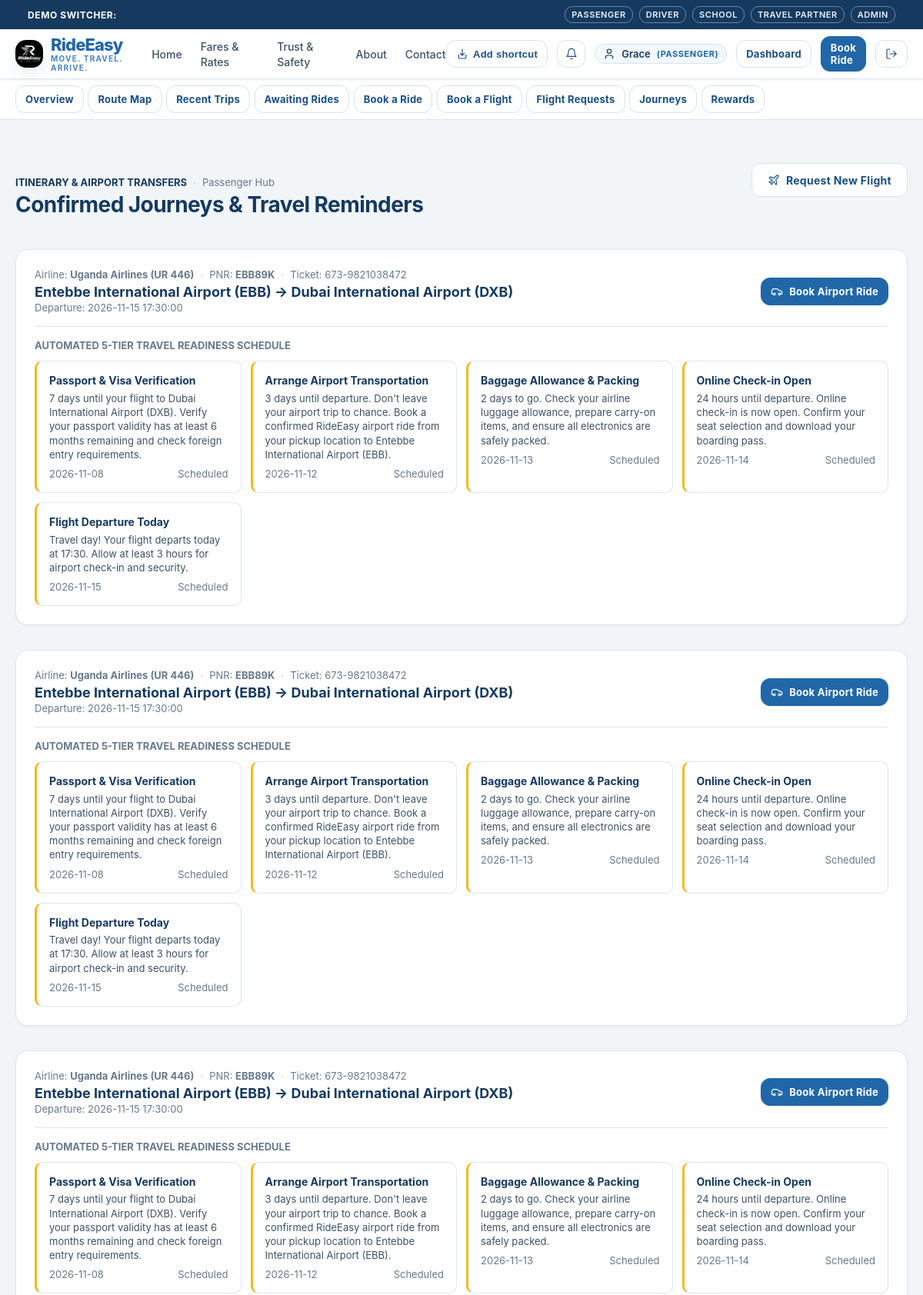
Screenshot of /passenger/journeys (signed in, upper part) with the database file from the repository.
### tables this page shows
CREATE TABLE users (
    id TEXT PRIMARY KEY,
    email TEXT UNIQUE NOT NULL,
    password_hash TEXT NOT NULL,
    role TEXT NOT NULL CHECK(role IN ('PASSENGER', 'DRIVER', 'SCHOOL', 'TRAVEL_COMPANY', 'ADMIN')),
    full_name TEXT NOT NULL,
    phone TEXT NOT NULL,
    is_active INTEGER NOT NULL DEFAULT 1,
    is_verified INTEGER NOT NULL DEFAULT 0,
    created_at TIMESTAMP NOT NULL DEFAULT CURRENT_TIMESTAMP,
    updated_at TIMESTAMP NOT NULL DEFAULT CURRENT_TIMESTAMP
, avatar_url TEXT DEFAULT '/static/images/default-avatar.svg');

CREATE TABLE confirmed_journeys (
    id TEXT PRIMARY KEY,
    passenger_id TEXT NOT NULL,
    flight_booking_id TEXT NOT NULL,
    journey_type TEXT NOT NULL DEFAULT 'OUTBOUND_FLIGHT',
    departure_datetime TEXT NOT NULL,
    origin TEXT NOT NULL,
    destination TEXT NOT NULL,
    airport_ride_booked INTEGER NOT NULL DEFAULT 0,
    status TEXT NOT NULL DEFAULT 'SCHEDULED' CHECK(status IN ('SCHEDULED', 'ACTIVE', 'COMPLETED', 'CANCELLED')),
    created_at TIMESTAMP NOT NULL DEFAULT CURRENT_TIMESTAMP,
    FOREIGN KEY (passenger_id) REFERENCES users(id) ON DELETE CASCADE,
    FOREIGN KEY (flight_booking_id) REFERENCES flight_bookings(id) ON DELETE CASCADE
);

CREATE TABLE flight_bookings (
    id TEXT PRIMARY KEY,
    request_id TEXT NOT NULL,
    travel_company_id TEXT NOT NULL,
    booking_reference_pnr TEXT NOT NULL,
    airline_ticket_number TEXT,
    airline_name TEXT NOT NULL,
    flight_number TEXT NOT NULL,
    departure_airport TEXT NOT NULL,
    arrival_airport TEXT NOT NULL,
    departure_datetime TEXT NOT NULL,
    arrival_datetime TEXT,
    status TEXT NOT NULL DEFAULT 'CONFIRMED' CHECK(status IN ('CONFIRMED', 'RESCHEDULED', 'CANCELLED')),
    created_at TIMESTAMP NOT NULL DEFAULT CURRENT_TIMESTAMP,
    FOREIGN KEY (request_id) REFERENCES flight_requests(id) ON DELETE CASCADE,
    FOREIGN KEY (travel_company_id) REFERENCES users(id)
);

CREATE TABLE journey_reminders (
    id TEXT PRIMARY KEY,
    journey_id TEXT NOT NULL,
    reminder_type TEXT NOT NULL CHECK(reminder_type IN ('7_DAYS', '3_DAYS', '2_DAYS', '1_DAY', 'TRAVEL_DAY')),
    scheduled_for TEXT NOT NULL,
    title TEXT NOT NULL,
    message TEXT NOT NULL,
    is_delivered INTEGER NOT NULL DEFAULT 0,
    delivered_at TEXT,
    channel TEXT NOT NULL DEFAULT 'IN_APP',
    created_at TIMESTAMP NOT NULL DEFAULT CURRENT_TIMESTAMP,
    FOREIGN KEY (journey_id) REFERENCES confirmed_journeys(id) ON DELETE CASCADE
);

### rideeasy/app/routes/passenger.py (the view)
@passenger_bp.route("/journeys")
def journeys():
    user = AuthService.get_current_user()
    db = get_db()
    journeys_list = db.fetchall(
        """SELECT j.*, b.booking_reference_pnr, b.airline_name, b.flight_number, b.airline_ticket_number
        FROM confirmed_journeys j
        JOIN flight_bookings b ON j.flight_booking_id = b.id
        WHERE j.passenger_id = ?
        ORDER BY j.departure_datetime ASC""",
        (user["id"],)
    )
    reminders = db.fetchall(
        """SELECT r.*, j.destination
        FROM journey_reminders r
        JOIN confirmed_journeys j ON r.journey_id = j.id
        WHERE j.passenger_id = ?
        ORDER BY r.scheduled_for ASC""",
        (user["id"],)
    )
    return render_template("passenger/journeys.html", user=user, journeys=journeys_list, reminders=reminders)

### rideeasy/app/templates/passenger/journeys.html (shortened to what this page needs)
{% extends "base.html" %}
{% block content %}
<div class="container section">
  <div style="display: flex; justify-content: space-between; align-items: baseline; flex-wrap: wrap; gap: 1rem; margin-bottom: 2rem;">
    <div>
      <div class="metadata-row" style="margin-bottom: 0.25rem;">
        <span style="font-weight: 700; color: var(--color-black); text-transform: uppercase;">Itinerary & Airport Transfers</span>
        <span class="metadata-separator">·</span>
        <span>Passenger Hub</span>
      </div>
      <h2>Confirmed Journeys & Travel Reminders</h2>
    </div>
    <a href="/passenger/flight-request" class="btn btn-secondary">
      <svg class="icon icon-sm" viewBox="0 0 24 24"><path d="M17.8 19.2 16 11l3.5-3.5C21 6 21.5 4 21 3c-1-.5-3 0-4.5 1.5L13 8 4.8 6.2c-.5-.1-.9.1-1.1.5l-.3.5c-.2.5-.1 1 .3 1.3L9 12l-2 3H4l-1 1 3 2 2 3 1-1v-3l3-2 3.5 5.3c.3.4.8.5 1.3.3l.5-.2c.4-.3.6-.7.5-1.2z"/></svg>
      Request New Flight
    </a>
  </div>
  {% if journeys %}
    <div style="display: flex; flex-direction: column; gap: 2rem;">
      {% for j in journeys %}
      <div class="card">
        <div class="card-header">
          <div>
            <div class="metadata-row" style="margin-bottom: 0.25rem;">
              <span>Airline: <strong>{{ j.airline_name }} ({{ j.flight_number }})</strong></span>
              <span class="metadata-separator">·</span>
              <span>PNR: <strong>{{ j.booking_reference_pnr }}</strong></span>
              {% if j.airline_ticket_number %}
              <span class="metadata-separator">·</span>
              <span>Ticket: {{ j.airline_ticket_number }}</span>
              {% endif %}
            </div>
            <div class="card-title">{{ j.origin }} → {{ j.destination }}</div>
            <div class="card-subtitle">Departure: {{ j.departure_datetime }}</div>
          </div>
          <div>
            {% if j.airport_ride_booked %}
              <span class="status-indicator">
                <span class="status-dot"></span> Airport Ride Reserved
              </span>
            {% else %}
              <a href="/passenger/book-ride?pickup=Acacia+Mall%2C+Kololo&destination={{ j.origin }}&is_airport=1&journey_id={{ j.id }}" class="btn btn-primary btn-sm">
                <svg class="icon icon-sm" viewBox="0 0 24 24"><path d="M19 17h2c.6 0 1-.4 1-1v-3c0-.9-.7-1.7-1.5-1.9C18.7 10.6 16 10 16 10s-1.3-1.4-2.2-2.3c-.5-.4-1.1-.7-1.8-.7H5c-.6 0-1.1.4-1.4.9l-1.4 2.9A3.7 3.7 0 0 0 2 12v4c0 .6.4 1 1 1h2"/><circle cx="7" cy="17" r="2"/><circle cx="17" cy="17" r="2"/></svg>
                Book Airport Ride
              </a>
            {% endif %}
          </div>
        </div>
        <div>
          <div style="font-size: 0.8125rem; font-weight: 700; text-transform: uppercase; color: var(--color-medium-grey); margin-bottom: 0.75rem;">
            Automated 5-Tier Travel Readiness Schedule
          </div>
          <div style="display: grid; grid-template-columns: repeat(auto-fit, minmax(220px, 1fr)); gap: 0.75rem;">
            {% for r in reminders %}
              {% if r.journey_id == j.id %}
              <div class="reminder-card" style="margin-bottom: 0;">
                <div class="reminder-header">
                  <span class="reminder-title">{{ r.title }}</span>
                </div>
                <div class="reminder-body">{{ r.message }}</div>
                <div class="metadata-row" style="margin-top: 0.5rem; justify-content: space-between;">
                  <span>{{ r.scheduled_for[:10] }}</span>
                  <span>{{ '✓ Delivered' if r.is_delivered else 'Scheduled' }}</span>
                </div>
              </div>
              {% endif %}
            {% endfor %}
          </div>
        </div>
      </div>
      {% endfor %}
    </div>
  {% else %}
    <div class="card" style="text-align: center; padding: 3rem 0;">
      <p style="margin-bottom: 1rem;">No confirmed flight journeys yet.</p>
      <a href="/passenger/flight-request" class="btn btn-primary">Submit Flight Booking Request</a>
    </div>
  {% endif %}
</div>
{% endblock %}

### rideeasy/app/templates/base.html (shortened to what this page needs)
<!DOCTYPE html>
<html lang="en">
<head>
  <link rel="stylesheet" href="/static/css/base.css">
  <link rel="stylesheet" href="/static/css/components.css">
  <link rel="stylesheet" href="/static/css/dashboard.css">
  <link rel="stylesheet" href="/static/css/responsive.css">
</head>
<body>
  <aside class="demo-role-bar no-print" aria-label="Demo role selector">
    <div class="container" style="display: flex; align-items: center; justify-content: space-between; flex-wrap: wrap; gap: 0.5rem; width: 100%;">
      <span style="font-weight: 700; letter-spacing: 0.05em; text-transform: uppercase;">Demo Switcher:</span>
      <div class="demo-role-links">
        <a href="/auth/demo/passenger" class="demo-btn">Passenger</a>
        <a href="/auth/demo/driver" class="demo-btn">Driver</a>
        <a href="/auth/demo/school" class="demo-btn">School</a>
        <a href="/auth/demo/travel" class="demo-btn">Travel Partner</a>
        <a href="/auth/demo/admin" class="demo-btn">Admin</a>
      </div>
    </div>
  </aside>
  <header class="navbar no-print">
    <div class="container">
      <div class="navbar-inner">
        <div class="brand-group">
          <a href="/" style="display: flex; align-items: center; gap: 0.625rem; text-decoration: none;">
            <img src="/static/images/logo.png" alt="RideEasy Logo" style="height: 36px; width: auto; object-fit: contain;" onerror="this.style.display='none'">
            <div style="display: flex; flex-direction: column;">
              <span class="brand-logo" style="line-height: 1.1;">{{ app_name }}</span>
              <span class="brand-tagline" style="font-size: 0.625rem; letter-spacing: 0.12em;">{{ app_tagline }}</span>
            </div>
          </a>
        </div>
        <nav aria-label="Main Navigation">
          <ul class="nav-links">
            <li><a href="/" class="nav-link">Home</a></li>
            <li><a href="/pricing" class="nav-link">Fares & Rates</a></li>
            <li><a href="/safety" class="nav-link">Trust & Safety</a></li>
            <li><a href="/about" class="nav-link">About</a></li>
            <li><a href="/contact" class="nav-link">Contact</a></li>
          </ul>
        </nav>
        <div class="nav-actions">
          <button type="button" class="btn btn-secondary btn-sm app-shortcut-button" data-add-shortcut title="Create a RideEasy shortcut" aria-label="Create a RideEasy shortcut">
            <svg class="icon icon-sm" viewBox="0 0 24 24" aria-hidden="true"><path d="M12 3v12m0 0 4-4m-4 4-4-4"/><path d="M5 14v5a2 2 0 0 0 2 2h10a2 2 0 0 0 2-2v-5"/></svg>
            <span>Add shortcut</span>
          </button>
          {% if current_user %}
            <div style="position: relative;">
              <button id="notif-bell-btn" class="btn btn-secondary btn-sm" aria-label="Notifications" title="In-App Notifications" style="position: relative; padding: 0.35rem 0.6rem;" onclick="toggleNotifDropdown(event);">
                <svg class="icon icon-sm" viewBox="0 0 24 24"><path d="M18 8A6 6 0 0 0 6 8c0 7-3 9-3 9h18s-3-2-3-9"/><path d="M13.73 21a2 2 0 0 1-3.46 0"/></svg>
              </button>
            </div>
            <a href="/profile" class="user-nav-chip" title="View and Edit Profile" style="text-decoration: none;">
              {% if current_user.avatar_url and current_user.avatar_url != '/static/images/default-avatar.svg' %}
                <img src="{{ current_user.avatar_url }}" alt="{{ current_user.full_name }}" style="width: 20px; height: 20px; border-radius: var(--radius-sm); object-fit: cover;">
              {% else %}
                <svg class="icon icon-sm" viewBox="0 0 24 24"><path d="M19 21v-2a4 4 0 0 0-4-4H9a4 4 0 0 0-4 4v2"/><circle cx="12" cy="7" r="4"/></svg>
              {% endif %}
              <span>{{ current_user.full_name.split()[0] }}</span>
              <span class="user-role-label">({{ current_user.role }})</span>
            </a>
            {% if current_user.role == 'PASSENGER' %}
              <a href="/passenger/dashboard" class="btn btn-secondary btn-sm">Dashboard</a>
              <a href="/passenger/book-ride" class="btn btn-primary btn-sm">Book Ride</a>
            {% elif current_user.role == 'DRIVER' %}
              <a href="/driver/dashboard" class="btn btn-primary btn-sm">Driver Console</a>
            {% elif current_user.role == 'SCHOOL' %}
              <a href="/school/dashboard" class="btn btn-primary btn-sm">School Portal</a>
            {% elif current_user.role == 'TRAVEL_COMPANY' %}
              <a href="/travel/dashboard" class="btn btn-primary btn-sm">Agency Console</a>
            {% elif current_user.role == 'ADMIN' %}
              <a href="/admin/dashboard" class="btn btn-primary btn-sm">Admin Control</a>
            {% endif %}
            <a href="/auth/logout" class="btn btn-secondary btn-sm" title="Sign Out">
              <svg class="icon icon-sm" viewBox="0 0 24 24"><path d="M9 21H5a2 2 0 0 1-2-2V5a2 2 0 0 1 2-2h4"/><polyline points="16 17 21 12 16 7"/><line x1="21" y1="12" x2="9" y2="12"/></svg>
            </a>
          {% else %}
            <a href="/auth/login" class="btn btn-secondary btn-sm">Sign In</a>
            <a href="/auth/register" class="btn btn-primary btn-sm">Register</a>
          {% endif %}
        </div>
      </div>
    </div>
  </header>
  {% if current_user %}
    <nav aria-label="Workspace navigation" style="border-bottom: 1px solid var(--color-light-grey); background: var(--color-white);">
      <div class="container" style="display: flex; gap: 0.35rem; overflow-x: auto; padding-top: 0.5rem; padding-bottom: 0.5rem; white-space: nowrap;">
        {% if current_user.role == 'PASSENGER' %}
          <a href="/passenger/dashboard" class="btn btn-secondary btn-sm">Overview</a>
          <a href="/map" class="btn btn-secondary btn-sm">Route Map</a>
          <a href="/passenger/rides" class="btn btn-secondary btn-sm">Recent Trips</a>
          <a href="/passenger/rides?status=awaiting" class="btn btn-secondary btn-sm">Awaiting Rides</a>
          <a href="/passenger/book-ride" class="btn btn-secondary btn-sm">Book a Ride</a>
          <a href="/passenger/flight-request" class="btn btn-secondary btn-sm">Book a Flight</a>
          <a href="/passenger/flight-requests" class="btn btn-secondary btn-sm">Flight Requests</a>
          <a href="/passenger/journeys" class="btn btn-secondary btn-sm">Journeys</a>
          <a href="/passenger/rewards" class="btn btn-secondary btn-sm">Rewards</a>
        {% elif current_user.role == 'SCHOOL' %}
          <a href="/school/dashboard" class="btn btn-secondary btn-sm">Overview</a>
          <a href="/map" class="btn btn-secondary btn-sm">Route Map</a>
          <a href="/school/requests" class="btn btn-secondary btn-sm">Transport Requests</a>
          <a href="/school/request" class="btn btn-secondary btn-sm">Book Transport</a>
        {% elif current_user.role == 'TRAVEL_COMPANY' %}
          <a href="/map" class="btn btn-secondary btn-sm">Route Map</a>
          <a href="/travel/dashboard" class="btn btn-secondary btn-sm">Travel Partner Dashboard</a>
        {% endif %}
      </div>
    </nav>
  {% endif %}
  <main>
    {% block content %}{% endblock %}
  </main>
</body>
</html>

### rows the page displays
users: full_name "Grace", role "PASSENGER"
confirmed_journeys: airline_name "Uganda Airlines", flight_number "UR 446", booking_reference_pnr "EBB89K", airline_ticket_number "673-9821038472", origin "Entebbe International Airport (EBB)", destination "Dubai International Airport (DXB)", departure_datetime "2026-11-15 17:30:00"
journey_reminders: title "Passport & Visa Verification", message "7 days until your flight to Dubai International Airport (DXB). Verify your passport validity has at least 6 months remaining and check foreign entry requirements.", scheduled_for "2026-11-08", is_delivered "Scheduled"
journey_reminders: title "Arrange Airport Transportation", message "3 days until departure. Don't leave your airport trip to chance. Book a confirmed RideEasy airport ride from your pickup location to Entebbe International Airport (EBB).", scheduled_for "2026-11-12", is_delivered "Scheduled"
journey_reminders: title "Baggage Allowance & Packing", message "2 days to go. Check your airline luggage allowance, prepare carry-on items, and ensure all electronics are safely packed.", scheduled_for "2026-11-13", is_delivered "Scheduled"
journey_reminders: title "Online Check-in Open", message "24 hours until departure. Online check-in is now open. Confirm your seat selection and download your boarding pass.", scheduled_for "2026-11-14", is_delivered "Scheduled"
journey_reminders: title "Flight Departure Today", message "Travel day! Your flight departs today at 17:30. Allow at least 3 hours for airport check-in and security.", scheduled_for "2026-11-15", is_delivered "Scheduled"
confirmed_journeys: airline_name "Uganda Airlines", flight_number "UR 446", booking_reference_pnr "EBB89K", airline_ticket_number "673-9821038472", origin "Entebbe International Airport (EBB)", destination "Dubai International Airport (DXB)", departure_datetime "2026-11-15 17:30:00"
journey_reminders: title "Passport & Visa Verification", message "7 days until your flight to Dubai International Airport (DXB). Verify your passport validity has at least 6 months remaining and check foreign entry requirements.", scheduled_for "2026-11-08", is_delivered "Scheduled"
journey_reminders: title "Arrange Airport Transportation", message "3 days until departure. Don't leave your airport trip to chance. Book a confirmed RideEasy airport ride from your pickup location to Entebbe International Airport (EBB).", scheduled_for "2026-11-12", is_delivered "Scheduled"
journey_reminders: title "Baggage Allowance & Packing", message "2 days to go. Check your airline luggage allowance, prepare carry-on items, and ensure all electronics are safely packed.", scheduled_for "2026-11-13", is_delivered "Scheduled"
journey_reminders: title "Online Check-in Open", message "24 hours until departure. Online check-in is now open. Confirm your seat selection and download your boarding pass.", scheduled_for "2026-11-14", is_delivered "Scheduled"
journey_reminders: title "Flight Departure Today", message "Travel day! Your flight departs today at 17:30. Allow at least 3 hours for airport check-in and security.", scheduled_for "2026-11-15", is_delivered "Scheduled"
confirmed_journeys: airline_name "Uganda Airlines", flight_number "UR 446", booking_reference_pnr "EBB89K", airline_ticket_number "673-9821038472", origin "Entebbe International Airport (EBB)", destination "Dubai International Airport (DXB)", departure_datetime "2026-11-15 17:30:00"
journey_reminders: title "Passport & Visa Verification", message "7 days until your flight to Dubai International Airport (DXB). Verify your passport validity has at least 6 months remaining and check foreign entry requirements.", scheduled_for "2026-11-08", is_delivered "Scheduled"
journey_reminders: title "Arrange Airport Transportation", message "3 days until departure. Don't leave your airport trip to chance. Book a confirmed RideEasy airport ride from your pickup location to Entebbe International Airport (EBB).", scheduled_for "2026-11-12", is_delivered "Scheduled"
journey_reminders: title "Baggage Allowance & Packing", message "2 days to go. Check your airline luggage allowance, prepare carry-on items, and ensure all electronics are safely packed.", scheduled_for "2026-11-13", is_delivered "Scheduled"
journey_reminders: title "Online Check-in Open", message "24 hours until departure. Online check-in is now open. Confirm your seat selection and download your boarding pass.", scheduled_for "2026-11-14", is_delivered "Scheduled"

### other values shown
{{ app_name }} "RideEasy"
{{ app_tagline }} "MOVE. TRAVEL. ARRIVE."
